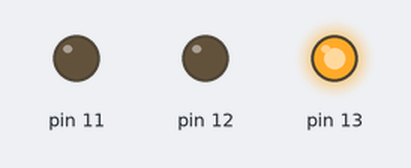
A sketch run on a simulated Arduino Uno, built with avr-gcc and run on an emulated ATmega328P. Shown: output pins drawn as LEDs (lit = HIGH).

Above: at 1.5 s.
At 4.0 s:
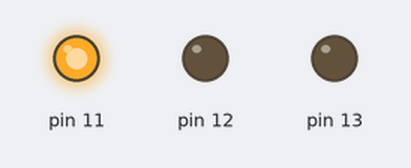
At 5.5 s:
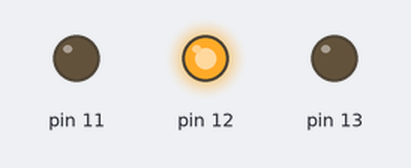
Timing chart, 0 to 7.8 s (numbered marks = the images above):
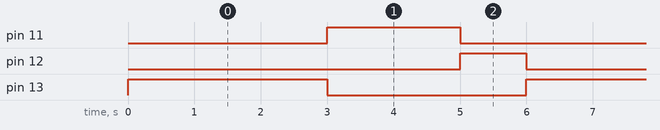

The sketch:

arduino_semaforo_3_leds.ino
```cpp
// C++ code
//
int tempo = 0;

int t_amarelo = 0;

int t_verde = 0;

int t_vermelho = 0;

void setup()
{
  pinMode(13, OUTPUT);
  pinMode(11, OUTPUT);
  pinMode(12, OUTPUT);

  t_vermelho = 3000;
  t_verde = 2000;
  t_amarelo = 1000;
}

void loop()
{
  digitalWrite(13, HIGH);
  delay(t_vermelho); // Wait for t_vermelho millisecond(s)
  digitalWrite(13, LOW);
  digitalWrite(11, HIGH);
  delay(t_verde); // Wait for t_verde millisecond(s)
  digitalWrite(11, LOW);
  digitalWrite(12, HIGH);
  delay(t_amarelo); // Wait for t_amarelo millisecond(s)
  digitalWrite(12, LOW);
}
```

Measured:
- by itself, pin 11: alternates HIGH for 2.0 s and LOW for 4.0 s
- by itself, pin 12: alternates HIGH for 1.0 s and LOW for 5.0 s
- by itself, pin 13: alternates HIGH for 3.0 s and LOW for 3.0 s
